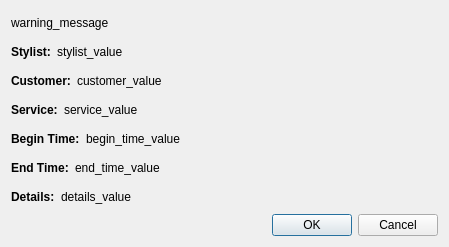
<?xml version="1.0" encoding="UTF-8"?>
<ui version="4.0">
 <class>ApptDeleteConfirmationDialog</class>
 <widget class="QDialog" name="ApptDeleteConfirmationDialog">
  <property name="geometry">
   <rect>
    <x>0</x>
    <y>0</y>
    <width>449</width>
    <height>247</height>
   </rect>
  </property>
  <property name="maximumSize">
   <size>
    <width>500</width>
    <height>350</height>
   </size>
  </property>
  <property name="windowTitle">
   <string>Dialog</string>
  </property>
  <layout class="QVBoxLayout" name="verticalLayout">
   <item>
    <widget class="QLabel" name="warning_message_label">
     <property name="text">
      <string>warning_message</string>
     </property>
    </widget>
   </item>
   <item>
    <layout class="QHBoxLayout" name="horizontalLayout_3">
     <item>
      <widget class="QLabel" name="label_4">
       <property name="font">
        <font>
         <weight>75</weight>
         <bold>true</bold>
        </font>
       </property>
       <property name="text">
        <string>Stylist:</string>
       </property>
      </widget>
     </item>
     <item>
      <widget class="QLabel" name="stylist_origin_value_label">
       <property name="text">
        <string>stylist_value</string>
       </property>
       <property name="wordWrap">
        <bool>true</bool>
       </property>
      </widget>
     </item>
     <item>
      <spacer name="horizontalSpacer_3">
       <property name="orientation">
        <enum>Qt::Horizontal</enum>
       </property>
       <property name="sizeHint" stdset="0">
        <size>
         <width>40</width>
         <height>20</height>
        </size>
       </property>
      </spacer>
     </item>
    </layout>
   </item>
   <item>
    <layout class="QHBoxLayout" name="horizontalLayout">
     <item>
      <widget class="QLabel" name="label_2">
       <property name="font">
        <font>
         <weight>75</weight>
         <bold>true</bold>
        </font>
       </property>
       <property name="text">
        <string>Customer:</string>
       </property>
      </widget>
     </item>
     <item>
      <widget class="QLabel" name="customer_origin_value_label">
       <property name="text">
        <string>customer_value</string>
       </property>
       <property name="wordWrap">
        <bool>true</bool>
       </property>
      </widget>
     </item>
     <item>
      <spacer name="horizontalSpacer">
       <property name="orientation">
        <enum>Qt::Horizontal</enum>
       </property>
       <property name="sizeHint" stdset="0">
        <size>
         <width>40</width>
         <height>20</height>
        </size>
       </property>
      </spacer>
     </item>
    </layout>
   </item>
   <item>
    <layout class="QHBoxLayout" name="horizontalLayout_2">
     <item>
      <widget class="QLabel" name="label_3">
       <property name="font">
        <font>
         <weight>75</weight>
         <bold>true</bold>
        </font>
       </property>
       <property name="text">
        <string>Service:</string>
       </property>
      </widget>
     </item>
     <item>
      <widget class="QLabel" name="service_origin_value_label">
       <property name="text">
        <string>service_value</string>
       </property>
       <property name="wordWrap">
        <bool>true</bool>
       </property>
      </widget>
     </item>
     <item>
      <spacer name="horizontalSpacer_2">
       <property name="orientation">
        <enum>Qt::Horizontal</enum>
       </property>
       <property name="sizeHint" stdset="0">
        <size>
         <width>40</width>
         <height>20</height>
        </size>
       </property>
      </spacer>
     </item>
    </layout>
   </item>
   <item>
    <layout class="QHBoxLayout" name="horizontalLayout_4">
     <item>
      <widget class="QLabel" name="label_5">
       <property name="font">
        <font>
         <weight>75</weight>
         <bold>true</bold>
        </font>
       </property>
       <property name="text">
        <string>Begin Time:</string>
       </property>
      </widget>
     </item>
     <item>
      <widget class="QLabel" name="begin_time_origin_label">
       <property name="text">
        <string>begin_time_value</string>
       </property>
       <property name="wordWrap">
        <bool>true</bool>
       </property>
      </widget>
     </item>
     <item>
      <spacer name="horizontalSpacer_4">
       <property name="orientation">
        <enum>Qt::Horizontal</enum>
       </property>
       <property name="sizeHint" stdset="0">
        <size>
         <width>40</width>
         <height>20</height>
        </size>
       </property>
      </spacer>
     </item>
    </layout>
   </item>
   <item>
    <layout class="QHBoxLayout" name="horizontalLayout_5">
     <item>
      <widget class="QLabel" name="label_6">
       <property name="font">
        <font>
         <weight>75</weight>
         <bold>true</bold>
        </font>
       </property>
       <property name="text">
        <string>End Time:</string>
       </property>
      </widget>
     </item>
     <item>
      <widget class="QLabel" name="end_time_origin_value_label">
       <property name="text">
        <string>end_time_value</string>
       </property>
       <property name="wordWrap">
        <bool>true</bool>
       </property>
      </widget>
     </item>
     <item>
      <spacer name="horizontalSpacer_5">
       <property name="orientation">
        <enum>Qt::Horizontal</enum>
       </property>
       <property name="sizeHint" stdset="0">
        <size>
         <width>40</width>
         <height>20</height>
        </size>
       </property>
      </spacer>
     </item>
    </layout>
   </item>
   <item>
    <layout class="QHBoxLayout" name="horizontalLayout_12">
     <item>
      <widget class="QLabel" name="label_13">
       <property name="font">
        <font>
         <weight>75</weight>
         <bold>true</bold>
        </font>
       </property>
       <property name="text">
        <string>Details:</string>
       </property>
      </widget>
     </item>
     <item>
      <widget class="QLabel" name="details_origin_value_label">
       <property name="text">
        <string>details_value</string>
       </property>
       <property name="wordWrap">
        <bool>true</bool>
       </property>
      </widget>
     </item>
     <item>
      <spacer name="horizontalSpacer_12">
       <property name="orientation">
        <enum>Qt::Horizontal</enum>
       </property>
       <property name="sizeHint" stdset="0">
        <size>
         <width>40</width>
         <height>20</height>
        </size>
       </property>
      </spacer>
     </item>
    </layout>
   </item>
   <item>
    <widget class="QDialogButtonBox" name="buttonBox">
     <property name="orientation">
      <enum>Qt::Horizontal</enum>
     </property>
     <property name="standardButtons">
      <set>QDialogButtonBox::Cancel|QDialogButtonBox::Ok</set>
     </property>
    </widget>
   </item>
  </layout>
 </widget>
 <resources/>
 <connections>
  <connection>
   <sender>buttonBox</sender>
   <signal>accepted()</signal>
   <receiver>ApptDeleteConfirmationDialog</receiver>
   <slot>accept()</slot>
   <hints>
    <hint type="sourcelabel">
     <x>248</x>
     <y>254</y>
    </hint>
    <hint type="destinationlabel">
     <x>157</x>
     <y>274</y>
    </hint>
   </hints>
  </connection>
  <connection>
   <sender>buttonBox</sender>
   <signal>rejected()</signal>
   <receiver>ApptDeleteConfirmationDialog</receiver>
   <slot>reject()</slot>
   <hints>
    <hint type="sourcelabel">
     <x>316</x>
     <y>260</y>
    </hint>
    <hint type="destinationlabel">
     <x>286</x>
     <y>274</y>
    </hint>
   </hints>
  </connection>
 </connections>
</ui>
